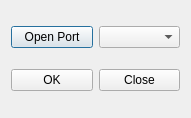
<?xml version="1.0" encoding="UTF-8"?>
<ui version="4.0">
 <class>Dialog</class>
 <widget class="QDialog" name="Dialog">
  <property name="geometry">
   <rect>
    <x>0</x>
    <y>0</y>
    <width>191</width>
    <height>118</height>
   </rect>
  </property>
  <property name="windowTitle">
   <string>UMB</string>
  </property>
  <property name="windowIcon">
   <iconset>
    <normaloff>Nepal.ico</normaloff>Nepal.ico</iconset>
  </property>
  <layout class="QGridLayout" name="gridLayout">
   <item row="0" column="0">
    <widget class="QPushButton" name="pushButton">
     <property name="text">
      <string>Open Port</string>
     </property>
    </widget>
   </item>
   <item row="0" column="1">
    <widget class="QComboBox" name="comboBox"/>
   </item>
   <item row="1" column="0">
    <widget class="QPushButton" name="pushButton_2">
     <property name="text">
      <string>OK</string>
     </property>
    </widget>
   </item>
   <item row="1" column="1">
    <widget class="QPushButton" name="pushButton_3">
     <property name="text">
      <string>Close</string>
     </property>
    </widget>
   </item>
  </layout>
 </widget>
 <resources/>
 <connections/>
</ui>
